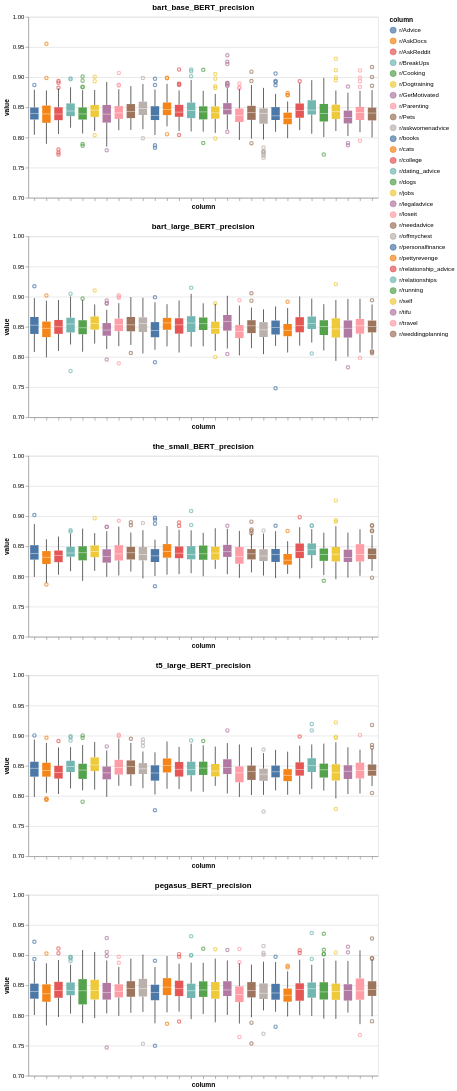

Notebook code cell kept with this figure:
### Code cell
# Plot of the five models with Bert metrics


one = alt.Chart(precision_ainize_bert, title="bart_base_BERT_precision").mark_boxplot().encode(
alt.X('column').axis(labels=False),
y=alt.Y('value:Q').scale(domain=[0.7, 1]),
color='column'
)
two = alt.Chart(precision_facebook_bart_bert, title="bart_large_BERT_precision").mark_boxplot().encode(
alt.X('column').axis(labels=False),
y=alt.Y('value:Q').scale(domain=[0.7, 1]),
color='column'
)
three = alt.Chart(precision_falconsai_bert, title="the_small_BERT_precision").mark_boxplot().encode(
alt.X('column').axis(labels=False),
y=alt.Y('value:Q').scale(domain=[0.7, 1]),
color='column'
)
four = alt.Chart(precision_google_t5_bert, title="t5_large_BERT_precision").mark_boxplot().encode(
alt.X('column').axis(labels=False),
y=alt.Y('value:Q').scale(domain=[0.7, 1]),
color='column'
)
five = alt.Chart(precision_pegasus_bert, title="pegasus_BERT_precision").mark_boxplot().encode(
alt.X('column').axis(labels=False),
y=alt.Y('value:Q').scale(domain=[0.7, 1]),
color='column'
)

(one & two & three & four & five).properties(width=900).interactive()
(one & two & three & four & five).display()

### Figure 1 — Vega-Lite specification as saved in the notebook (floating-point values rounded to 4 significant figures; data arrays with more than 128 entries replaced by an {"elided": "..."} marker saying what was removed)
{"$schema": "https://vega.github.io/schema/vega-lite/v5.20.1.json", "config": {"view": {"continuousHeight": 300, "continuousWidth": 300}}, "datasets": {"data-132957b5f6da147cfda89d42faed93d9": {"elided": "3306 records"}, "data-55a9042de29f565b19c88489e0f364ff": {"elided": "3306 records"}, "data-bfa18ef4186f8c1848f5282d66a1452f": {"elided": "3306 records"}, "data-ce09258a2712ee85dbdf3bcb90e637dd": {"elided": "3306 records"}, "data-dfa4ec3a13d575ed4ed8e21f2293f357": {"elided": "3306 records"}}, "vconcat": [{"data": {"name": "data-ce09258a2712ee85dbdf3bcb90e637dd"}, "encoding": {"color": {"field": "column", "type": "nominal"}, "x": {"axis": {"labels": false}, "field": "column", "type": "nominal"}, "y": {"field": "value", "scale": {"domain": [0.7, 1]}, "type": "quantitative"}}, "mark": {"type": "boxplot"}, "title": "bart_base_BERT_precision"}, {"data": {"name": "data-bfa18ef4186f8c1848f5282d66a1452f"}, "encoding": {"color": {"field": "column", "type": "nominal"}, "x": {"axis": {"labels": false}, "field": "column", "type": "nominal"}, "y": {"field": "value", "scale": {"domain": [0.7, 1]}, "type": "quantitative"}}, "mark": {"type": "boxplot"}, "title": "bart_large_BERT_precision"}, {"data": {"name": "data-dfa4ec3a13d575ed4ed8e21f2293f357"}, "encoding": {"color": {"field": "column", "type": "nominal"}, "x": {"axis": {"labels": false}, "field": "column", "type": "nominal"}, "y": {"field": "value", "scale": {"domain": [0.7, 1]}, "type": "quantitative"}}, "mark": {"type": "boxplot"}, "title": "the_small_BERT_precision"}, {"data": {"name": "data-55a9042de29f565b19c88489e0f364ff"}, "encoding": {"color": {"field": "column", "type": "nominal"}, "x": {"axis": {"labels": false}, "field": "column", "type": "nominal"}, "y": {"field": "value", "scale": {"domain": [0.7, 1]}, "type": "quantitative"}}, "mark": {"type": "boxplot"}, "title": "t5_large_BERT_precision"}, {"data": {"name": "data-132957b5f6da147cfda89d42faed93d9"}, "encoding": {"color": {"field": "column", "type": "nominal"}, "x": {"axis": {"labels": false}, "field": "column", "type": "nominal"}, "y": {"field": "value", "scale": {"domain": [0.7, 1]}, "type": "quantitative"}}, "mark": {"type": "boxplot"}, "title": "pegasus_BERT_precision"}]}
